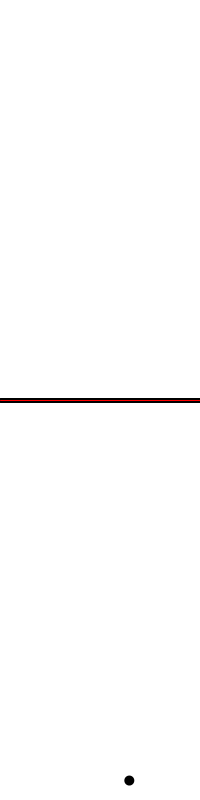
Frame 1 (no input)
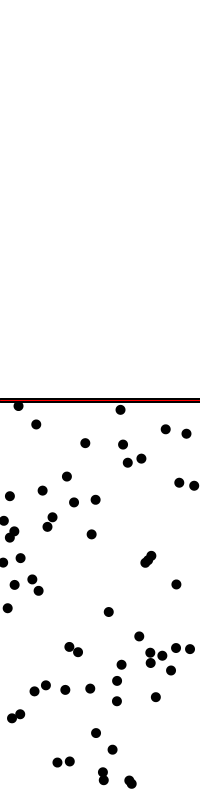
Frame 60 (the mouse pressed at the canvas centre just before this capture)
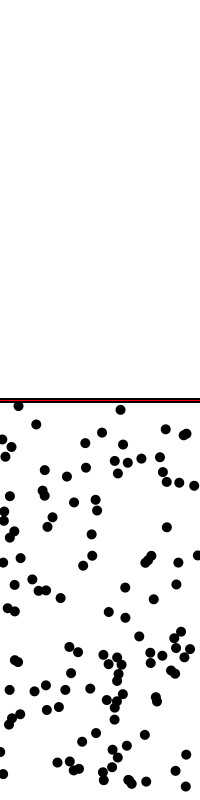
Frame 120 (the mouse held since frame 60 and released just before this capture)

The Processing sketch that drew these frames (run headless with seeded random() and noise(); from frame 60 on, the mouse is pressed at the canvas centre):

// Processing sketch: adjust_th
// ── adjust_th.pde
float y, threshold, rx, ry;

void setup() {
  size(200, 800);
  background(255);
  y = height/2;
  drawLines();
}


void draw() {
  rx = random(width);
  if (random(1) < threshold) {
    ry = random(0, height/2);
  }
  else {
    ry = random(height/2, height);
  }
  noStroke();
  fill(0);
  ellipse(rx, ry, 10, 10);
}


void keyPressed() {
  if (keyCode == ENTER) {
    y = height/2; 
    drawLines();
  }

  if (keyCode == UP || keyCode == DOWN) {
    switch(keyCode) {
    case UP:
      y--;
      break;
    case DOWN:
      y++;
      break;
    }
    if (y > height)
      y = 0;
    else if (y < 0)
      y = height;

    threshold = y / height;
    drawLines();
  }
}

void drawLines() {
  background(255);
  strokeWeight(5);
  stroke(0);
  line(0, height/2, width, height/2);
  strokeWeight(1);
  stroke(255, 0, 0);
  line(0, y, width, y);
}  
